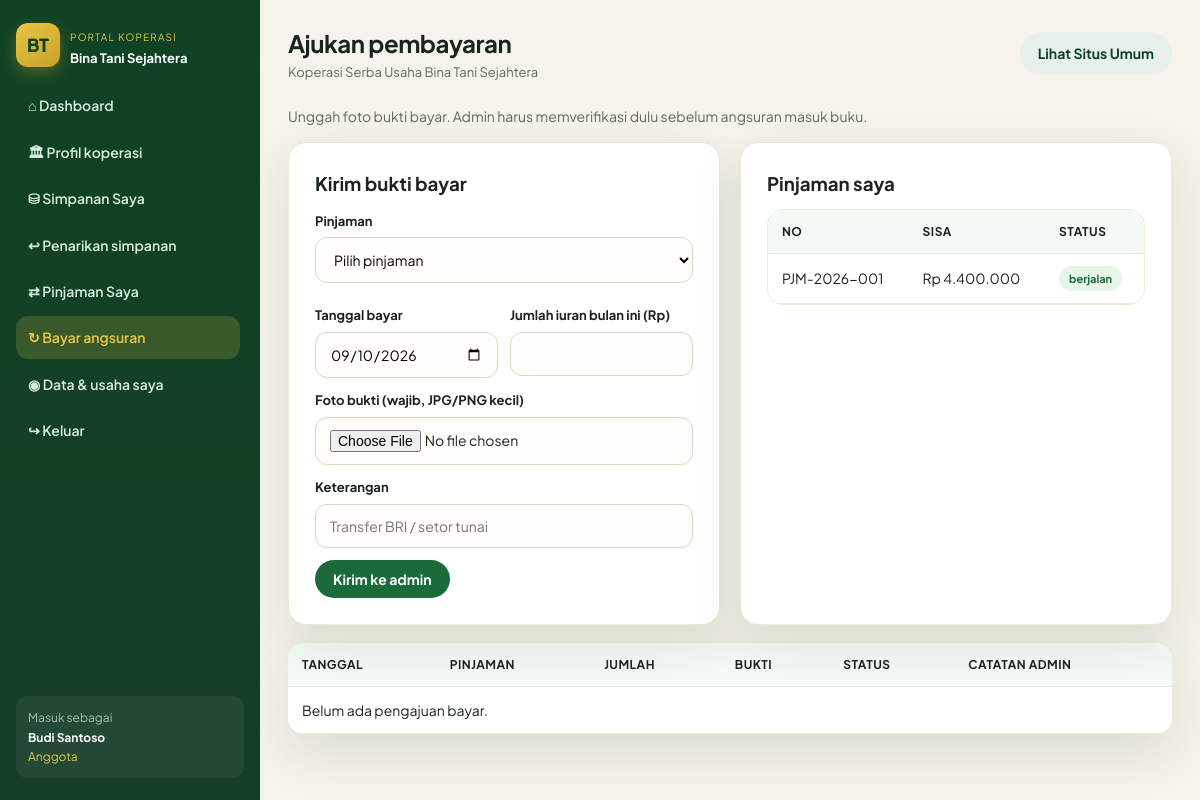
Page /pinjaman_bayar.php (signed in) on the committed database.
### tables this page shows
CREATE TABLE IF NOT EXISTS pengaturan (
  id INT PRIMARY KEY DEFAULT 1,
  nama_koperasi VARCHAR(150) DEFAULT 'Koperasi Serba Usaha Bina Tani Sejahtera',
  alamat TEXT,
  telepon VARCHAR(30),
  email VARCHAR(80),
  tahun_berdiri YEAR,
  tanggal_berdiri DATE NULL,
  ketua VARCHAR(100),
  visi TEXT,
  misi TEXT,
  bagi_hasil_persen DECIMAL(5,2) NOT NULL DEFAULT 1.00,
  simpanan_pokok DECIMAL(15,2) NOT NULL DEFAULT 500000,
  simpanan_wajib DECIMAL(15,2) NOT NULL DEFAULT 50000
);

CREATE TABLE IF NOT EXISTS pinjaman (
  id INT AUTO_INCREMENT PRIMARY KEY,
  no_pinjaman VARCHAR(20) UNIQUE NOT NULL,
  anggota_id INT NOT NULL,
  tanggal DATE NOT NULL,
  jumlah DECIMAL(15,2) NOT NULL,
  bagi_hasil_persen DECIMAL(5,2) DEFAULT 1.00,
  tenor INT NOT NULL,
  keperluan VARCHAR(255),
  status VARCHAR(20) DEFAULT 'pengajuan',
  total_tagihan DECIMAL(15,2) DEFAULT 0,
  sisa DECIMAL(15,2) DEFAULT 0,
  catatan TEXT,
  agunan VARCHAR(120) NULL,
  no_perjanjian VARCHAR(40) NULL,
  pengajuan_id INT NULL,
  pencairan_id INT NULL,
  created_at TIMESTAMP DEFAULT CURRENT_TIMESTAMP
);

### config.php (called while the page is built, shortened)
<?php
function db(): PDO {
    static $pdo = null;
    if ($pdo !== null) {
        return $pdo;
    }
    $attempts = [
        [DB_USER, DB_PASS],
        ['root', ''],
        ['root', 'root'],
        ['koperasi', 'koperasi123'],
    ];
    $last = null;
    foreach ($attempts as [$user, $pass]) {
        try {
            $pdo = new PDO(
                'mysql:host=' . DB_HOST . ';dbname=' . DB_NAME . ';charset=utf8mb4',
                $user,
                $pass,
                [
                    PDO::ATTR_ERRMODE => PDO::ERRMODE_EXCEPTION,
                    PDO::ATTR_DEFAULT_FETCH_MODE => PDO::FETCH_ASSOC,
                ]
            );
            return $pdo;
        } catch (Throwable $e) {
            $last = $e;
        }
    }
    throw $last ?? new RuntimeException('Gagal konek database');
}
function setting(): array {
    static $s = null;
    if ($s === null) {
        $s = db()->query('SELECT * FROM pengaturan WHERE id = 1')->fetch() ?: [];
    }
    return $s;
}
function rupiah($n): string {
    return 'Rp ' . number_format((float)$n, 0, ',', '.');
}
function e($s): string {
    return htmlspecialchars((string)$s, ENT_QUOTES, 'UTF-8');
}
function auth(): ?array {
    if (!empty($_SESSION['user'])) {
        return $_SESSION['user'];
    }
    return null;
}

### pinjaman_bayar.php (the view, shortened to what this page needs)
<?php
require __DIR__ . '/config.php';
$pdo = db();
$u = auth();
$aid = (int)($u['anggota_id'] ?? 0);
$title = 'Ajukan pembayaran';
$pinjam = $pdo->prepare("SELECT * FROM pinjaman WHERE anggota_id=? AND status IN ('berjalan','disetujui','lunas') ORDER BY id DESC");
$pinjam->execute([$aid]);
$pinjam = $pinjam->fetchAll();
try {
    $bukti = $pdo->prepare('SELECT b.*, p.no_pinjaman FROM bukti_bayar_pinjaman b JOIN pinjaman p ON p.id=b.pinjaman_id WHERE b.anggota_id=? ORDER BY b.id DESC');
    $bukti->execute([$aid]);
    $bukti = $bukti->fetchAll();
} catch (Throwable $e) {
    $bukti = [];
}
include __DIR__ . '/includes/app_header.php';
?>
<p style="margin-bottom:14px;color:var(--muted);font-size:14px;">Unggah foto bukti bayar. Admin harus memverifikasi dulu sebelum angsuran masuk buku.</p>
<div class="cards" style="grid-template-columns:1fr 1fr;margin-bottom:18px;">
  <form class="card" method="post" enctype="multipart/form-data">
    <h3>Kirim bukti bayar</h3>
    <label>Pinjaman</label>
    <select name="pinjaman_id" id="pilihPinjam" required>
      <option value="">Pilih pinjaman</option>
    </select>
    <div class="grid-2">
      <div><label>Tanggal bayar</label><input type="date" name="tanggal" value="<?= date('Y-m-d') ?>"></div>
      <div><label>Jumlah iuran bulan ini (Rp)</label><input name="jumlah" id="jumlahBayar" required></div>
    </div>
    <label>Foto bukti (wajib, JPG/PNG kecil)</label>
    <input type="file" name="bukti" accept="image/*" required>
    <label>Keterangan</label>
    <input name="keterangan" placeholder="Transfer BRI / setor tunai">
    <button class="btn btn-green" style="margin-top:12px;">Kirim ke admin</button>
  </form>
  <div class="card">
    <h3>Pinjaman saya</h3>
    <div class="table-wrap" style="margin-top:10px;">
      <table>
        <thead><tr><th>No</th><th>Sisa</th><th>Status</th></tr></thead>
        <tbody>
        <?php foreach ($pinjam as $p): ?>
          <tr>
            <td><?= e($p['no_pinjaman']) ?></td>
            <td><?= rupiah($p['sisa']) ?></td>
            <td><span class="badge b-<?= e($p['status']) ?>"><?= e($p['status']) ?></span></td>
          </tr>
        <?php endforeach; if (!$pinjam): ?>
          <tr><td colspan="3">Belum ada pinjaman berjalan.</td></tr>
        <?php endif; ?>
        </tbody>
      </table>
    </div>
  </div>
</div>
<div class="table-wrap">
  <table>
    <thead><tr><th>Tanggal</th><th>Pinjaman</th><th>Jumlah</th><th>Bukti</th><th>Status</th><th>Catatan admin</th></tr></thead>
    <tbody>
    <?php foreach ($bukti as $b): ?>
      <tr>
        <td><?= tgl($b['tanggal']) ?></td>
        <td><?= e($b['no_pinjaman']) ?></td>
        <td><?= rupiah($b['jumlah']) ?></td>
        <td><a href="berkas.php?jenis=bukti&id=<?= (int)$b['id'] ?>" target="_blank">Lihat</a></td>
        <td><span class="badge b-<?= e($b['status'] === 'diverifikasi' ? 'lunas' : ($b['status'] === 'ditolak' ? 'ditolak' : 'pengajuan')) ?>"><?= e($b['status']) ?></span></td>
        <td><?= e($b['catatan_admin'] ?: '—') ?></td>
      </tr>
    <?php endforeach; if (!$bukti): ?>
      <tr><td colspan="6">Belum ada pengajuan bayar.</td></tr>
    <?php endif; ?>
    </tbody>
  </table>
</div>
<?php include __DIR__ . '/includes/app_footer.php'; ?>

### includes/app_header.php (shortened to what this page needs)
<?php
$s = setting();
$u = auth();
function nav_active($file) {
    return basename($_SERVER['PHP_SELF']) === $file ? 'active' : '';
}
?>
<!DOCTYPE html>
<html lang="id">
<head>
  <link rel="stylesheet" href="assets/style.css?v=24">
</head>
<body>
<div class="app">
  <aside class="sidebar" id="appSide">
    <div class="side-brand">
      <div class="logo">BT</div>
      <div>
        <small style="color:#e8c547;font-size:10px;letter-spacing:.12em;text-transform:uppercase;">Portal Koperasi</small>
        <strong style="display:block;font-size:13px;color:#fff;">Bina Tani Sejahtera</strong>
      </div>
    </div>
    <nav class="side-nav">
      <a class="<?= nav_active('dashboard.php') ?>" href="dashboard.php">⌂ Dashboard</a>
      <a class="<?= nav_active('profil_koperasi.php') ?>" href="profil_koperasi.php">🏛 Profil koperasi</a>
      <?php if (in_array($u['role'], ['admin','pengurus'])): ?>
        <a class="<?= nav_active('anggota.php') ?>" href="anggota.php">☺ Anggota</a>
        <a class="<?= nav_active('pengalihan.php') ?>" href="pengalihan.php">⇄ Pengalihan hak</a>
        <a class="<?= nav_active('kelompok.php') ?>" href="kelompok.php">▣ Kelompok</a>
        <a class="<?= nav_active('tbs_lahan.php') ?>" href="tbs_lahan.php">▤ Lahan sawit</a>
        <a class="<?= nav_active('verifikasi.php') ?>" href="verifikasi.php">☑ Verifikasi anggota</a>
        <a class="<?= nav_active('verifikasi_bayar.php') ?>" href="verifikasi_bayar.php">☑ Verifikasi bayar</a>
        <a class="<?= nav_active('simpanan.php') ?>" href="simpanan.php">⛁ Simpanan</a>
        <a class="<?= nav_active('penarikan.php') ?>" href="penarikan.php">↩ Penarikan simpanan</a>
        <a class="<?= nav_active('pinjaman.php') ?>" href="pinjaman.php">⇄ Pinjaman</a>
        <a class="<?= nav_active('angsuran.php') ?>" href="angsuran.php">↻ Angsuran</a>
        <a class="<?= nav_active('pengumuman.php') ?>" href="pengumuman.php">✉ Pengumuman</a>
        <a class="<?= nav_active('laporan.php') ?>" href="laporan.php">▣ Laporan</a>
        <a class="<?= nav_active('pengaturan.php') ?>" href="pengaturan.php">⚙ Pengaturan</a>
      <?php else: ?>
        <a class="<?= nav_active('simpanan.php') ?>" href="simpanan.php">⛁ Simpanan Saya</a>
        <a class="<?= nav_active('penarikan.php') ?>" href="penarikan.php">↩ Penarikan simpanan</a>
        <a class="<?= nav_active('pinjaman.php') ?>" href="pinjaman.php">⇄ Pinjaman Saya</a>
        <a class="<?= nav_active('pinjaman_bayar.php') ?>" href="pinjaman_bayar.php">↻ Bayar angsuran</a>
        <a class="<?= nav_active('profil.php') ?>" href="profil.php">◉ Data &amp; usaha saya</a>
      <?php endif; ?>
      <a href="logout.php">↪ Keluar</a>
    </nav>
    <div style="margin-top:auto;padding:12px;background:rgba(255,255,255,.06);border-radius:12px;font-size:12px;">
      <div style="opacity:.7;">Masuk sebagai</div>
      <strong style="color:#fff;"><?= e($u['nama']) ?></strong>
      <div style="color:#e8c547;text-transform:capitalize;"><?= e($u['role']) ?></div>
    </div>
  </aside>
  <div class="main">
    <div class="topbar">
      <div class="topbar-left">
        <div>
          <h2 style="letter-spacing:-.02em;"><?= e($title ?? 'Dashboard') ?></h2>
          <div style="color:#5c6b60;font-size:13px;"><?= e($s['nama_koperasi']) ?></div>
        </div>
      </div>
      <a class="btn btn-ghost hide-sm" href="index.php" target="_blank">Lihat Situs Umum</a>
    </div>

### assets/style.css (style rules this page uses)
:root { --green: #1b6b3a; --green-d: #0f4224; --green-l: #2d9a56; --leaf: #7cb342; --gold: #c9a227; --gold-l: #e8c547; --cream: #f6f3ea; --sand: #efe8d8; --ink: #1a241c; --muted: #5c6b60; --white: #fff; --card: #fff; --shadow: 0 18px 50px rgba(15, 66, 36, .12); --radius: 18px; --nav-h: 76px; }
* { box-sizing: border-box; margin: 0; padding: 0; }
html { scroll-behavior: smooth; }
body { font-family: "Plus Jakarta Sans", system-ui, sans-serif; color: var(--ink); background: var(--cream); line-height: 1.6; overflow-x: hidden; }
a { color: inherit; text-decoration: none; }
.logo { width: 44px; height: 44px; border-radius: 12px; background: linear-gradient(145deg, var(--gold-l), var(--gold)); display: grid; place-items: center; font-weight: 800; color: var(--green-d); font-size: 18px; box-shadow: 0 6px 16px rgba(201,162,39,.35); }
.btn { display: inline-flex; align-items: center; justify-content: center; gap: 8px; padding: 10px 18px; border-radius: 999px; border: 0; cursor: pointer; font-weight: 700; font-size: 14px; font-family: inherit; }
.btn-green { background: var(--green); color: #fff; }
.btn-ghost { background: #e8f0ea; color: var(--green-d); }
.cards { display: grid; grid-template-columns: repeat(3, 1fr); gap: 20px; min-width: 0; }
.card { background: var(--card); border-radius: var(--radius); padding: 26px; box-shadow: var(--shadow); border: 1px solid #ece6d6; min-width: 0; overflow: hidden; }
.table-wrap { overflow-x: auto; overflow-y: hidden; background: #fff; border-radius: 16px; box-shadow: var(--shadow); width: 100%; max-width: 100%; -webkit-overflow-scrolling: touch; }
.card > .table-wrap, .card .table-wrap { box-shadow: none; border: 1px solid #efe8d8; overflow-x: auto; max-width: 100%; }
table { width: 100%; border-collapse: collapse; font-size: 14px; }
th, td { padding: 12px 14px; text-align: left; border-bottom: 1px solid #efe8d8; }
th { background: #f4faf5; color: var(--green-d); font-size: 12px; letter-spacing: .04em; text-transform: uppercase; }
.badge { display: inline-block; padding: 4px 10px; border-radius: 999px; font-size: 11px; font-weight: 700; }
.b-aktif, .b-disetujui, .b-berjalan, .b-lunas { background: #e8f5e9; color: #1b6b3a; }
label { display: block; font-size: 13px; font-weight: 700; margin: 12px 0 6px; }
input, select, textarea { width: 100%; padding: 12px 14px; border-radius: 12px; border: 1px solid #ddd5c2; font-family: inherit; font-size: 14px; background: #fffefb; }
.app { display: grid; grid-template-columns: 260px 1fr; min-height: 100vh; }
.sidebar { background: linear-gradient(180deg, #0f4224, #163d27); color: #dceee1; padding: 22px 16px; position: sticky; top: 0; height: 100vh; max-height: 100vh; overflow: hidden; display: flex; flex-direction: column; }
.side-brand { display: flex; gap: 10px; align-items: center; margin-bottom: 16px; color: #fff; flex: 0 0 auto; }
.side-nav { flex: 1 1 auto; min-height: 0; overflow-y: auto; overflow-x: hidden; padding-right: 4px; margin-bottom: 10px; }
.side-nav { scrollbar-color: rgba(232,197,71,.45) transparent; }
.side-nav a { display: flex; gap: 10px; align-items: center; padding: 10px 12px; border-radius: 12px; color: #d7eadc; font-size: 14px; font-weight: 600; margin-bottom: 4px; }
.side-nav a:hover, .side-nav a.active { background: rgba(232,197,71,.18); color: var(--gold-l); }
.sidebar > div:last-child { flex: 0 0 auto; }
.main { padding: 24px 28px 48px; min-width: 0; overflow-x: hidden; }
.topbar { display: flex; justify-content: space-between; align-items: center; margin-bottom: 22px; }
.grid-2 { display: grid; grid-template-columns: 1fr 1fr; gap: 12px; }
.topbar-left { display: flex; align-items: center; gap: 10px; min-width: 0; }
@media (min-width: 961px) { .sidebar { transform: none !important; position: sticky; } }
th a.th-sort, th.th-click { color: inherit; text-decoration: none; cursor: pointer; user-select: none; }

### rows in the picture
pengaturan: nama_koperasi "Koperasi Serba Usaha Bina Tani Sejahtera"
pinjaman: no_pinjaman "PJM-2026-001", sisa "Rp 4.400.000", status "berjalan"

### other values in the picture
$u['nama'] "Budi Santoso"
$u['role'] "Anggota"
$title "Ajukan pembayaran"
